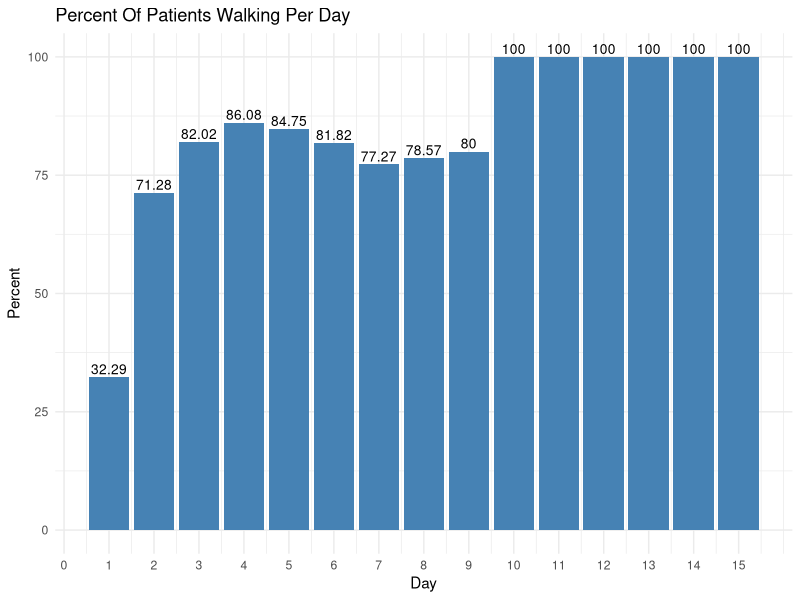

The R source for this figure:
## ---- chunk 1
library(tidyverse)

pop <- read.csv("data_files/percent_of_patients.csv",
               fileEncoding="UTF-8-BOM",
               header =TRUE)
ggplot(data=pop, aes(x=Day, y=Percent)) + 
  geom_bar(stat="identity", fill="steelblue") +
  geom_text(aes(label=Percent), vjust=-0.3, size=3.5)+
  scale_x_continuous(breaks=seq(0,15,1)) +
  ggtitle("Percent Of Patients Walking Per Day") +
  theme_minimal()
